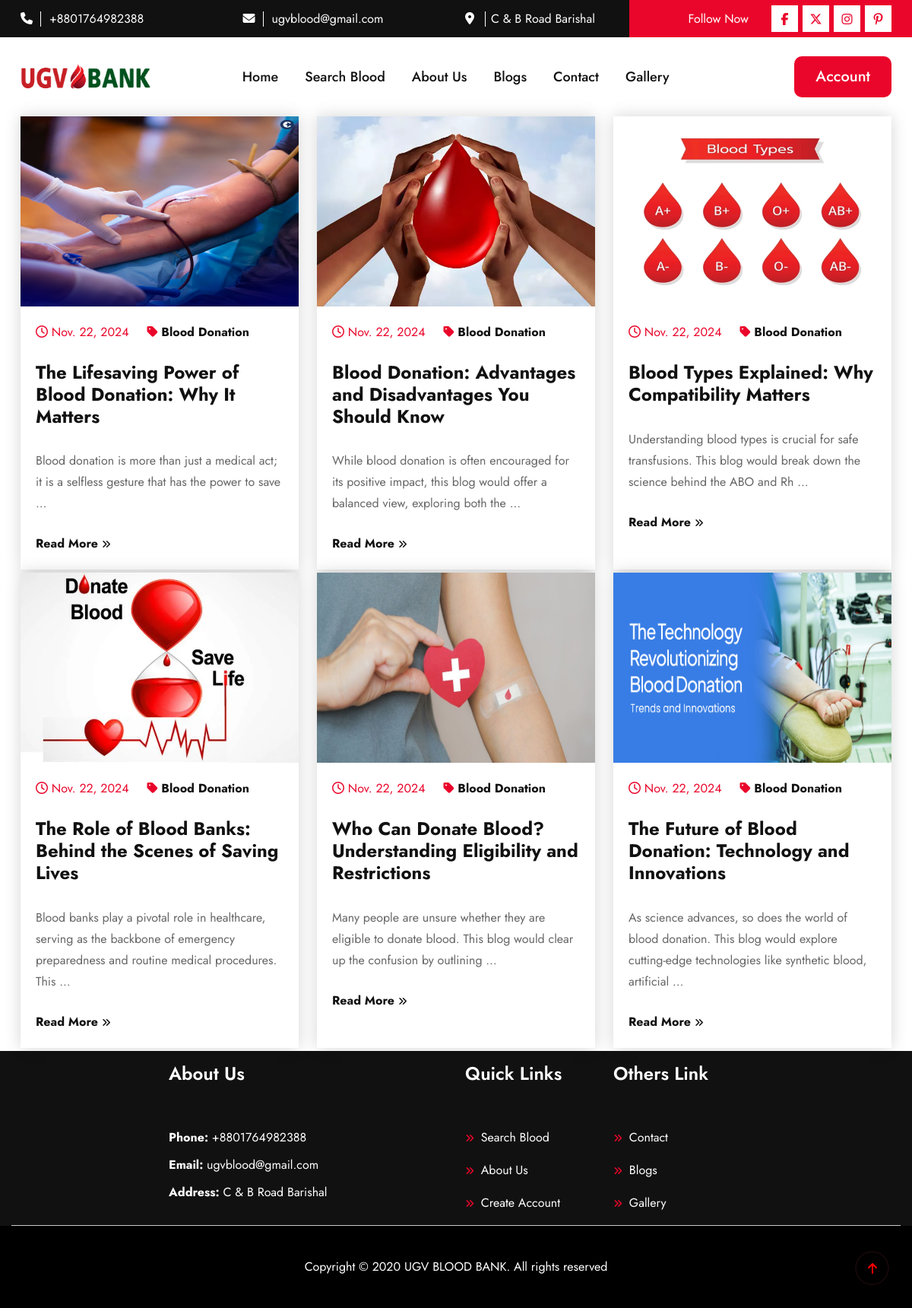
Page /category/1/ on the committed database.
### blood/models.py (models this page shows, shortened)
class SiteInfo(models.Model):
    site_name = models.CharField(max_length=20)
    site_logo = models.ImageField(upload_to='logo/')
    email = models.EmailField()
    phone = models.CharField(max_length=14)
    address = models.CharField(max_length=100)
    site_facebook = models.URLField(max_length=100)
    site_x = models.URLField(max_length=100)
    site_instagram = models.URLField(max_length=100)
    site_pinterest = models.URLField(max_length=100)

class Blog(models.Model):
    title = models.CharField(max_length=200)
    description = models.TextField()
    published_at = models.DateField(auto_now_add=True)
    image = models.ImageField(upload_to='blog_images/')
    category = models.ForeignKey(Category, on_delete=models.CASCADE, related_name="blogs")

class Category(models.Model):
    name = models.CharField(max_length=100, unique=True)
    created_at = models.DateTimeField(auto_now_add=True)

### blood/views.py (the view)
# urls.py: path('category/<int:category_id>/', blog_category_view, name='blog_category'),
def blog_category_view(request, category_id):
    category = get_object_or_404(Category, id=category_id)  # Get the category
    blogs = Blog.objects.filter(category=category).order_by('-published_at')  # Get blogs for that category
    all_categories = Category.objects.all()[:20]  # Get all categories (limit to 20)
    context = {
        'blogs': blogs,
        'category': category,
        'all_categories': all_categories,
    }
    return render(request, 'blog_category_list.html', context)

### blood/context_processors.py (called while the page is built)
def site_information(request):
    site_info = SiteInfo.objects.first()
    return {
        'site_info': site_info
    }

### templates/blog_category_list.html (shortened to what this page needs)
{% extends 'base.html' %}
{% block content %}
<div class="container ptb-120">
    <div class="row justify-content-center">
        {% for blog in blogs %}
        <div class="col-xl-4 col-lg-4 col-md-6 col-sm-6 col-12 mb-1">
            <div class="news_content_item">
                <div class="news_img">
                    <img src="{{ blog.image.url }}" alt="{{ blog.title }}"style="height: 250px;">
                </div>
                <div class="news_content">
                    <div class="meta d-flex gap-4">
                        <span><i class="fa-regular fa-clock"></i> {{ blog.published_at }}</span>
                        <span>
                            <i class="fa-solid fa-tag"></i>
                            <a href="{% url 'blog_category' blog.category.id %}">{{ blog.category.name }}</a>
                        </span>
                    </div>
                    <a href="{% url 'blog_detail' blog.id %}">
                        <h5>{{ blog.title }}</h5>
                    </a>
                    <p>{{ blog.description|truncatewords:20 }}</p>
                    <a href="{% url 'blog_detail' blog.id %}">Read More <i class="fa-solid fa-angles-right"></i></a>
                </div>
            </div>
        </div>
        {% empty %}
        <p>No blogs available in this category.</p>
        {% endfor %}
    </div>
</div>
{% endblock %}

### templates/header.html (shortened to what this page needs)
{% load static %}
  <header>
    <div class="header_top d-none d-lg-block d-xl-block d-xxl-block">
      <div class="container">
        <div class="row">
          <div class="col-xl-3 col-lg-3">
            <div class="header_top_content">
              <span><i class="fa-solid fa-phone"></i></span>
              <a href="tel:{{ site_info.phone }}">{{ site_info.phone }}</a>
            </div>
          </div>
          <div class="col-xl-3 col-lg-3">
            <div class="header_top_content">
              <span><i class="fa-solid fa-envelope"></i></span>
              <a href="mailto:{{ site_info.email }}">{{ site_info.email }}</a>
            </div>
          </div>
          <div class="col-xl-3 col-lg-3">
            <div class="header_top_content">
              <span><i class="fa-solid fa-location-dot"></i></span>
              <a href="#">{{ site_info.address }}</a>
            </div>
          </div>
          <div class="col-xl-3 col-lg-3">
            <div class="header_top_social">
              <p>Follow Now</p>
              <ul class="d-flex">
                <li><a href="{{ site_info.site_facebook }}"><i class="fa-brands fa-facebook-f"></i></a></li>
                <li><a href="{{ site_info.site_x }}"><i class="fa-brands fa-x-twitter"></i></a></li>
                <li><a href="{{ site_info.site_instagram }}"><i class="fa-brands fa-instagram"></i></a></li>
                <li><a href="{{ site_info.site_pinterest }}"><i class="fa-brands fa-pinterest-p"></i></a></li>
              </ul>
            </div>
          </div>
        </div>
      </div>
    </div>
    <div class="header_bottom header_bottom2">
      <div class="container">
        <div class="row align-items-center position-relative">
          <div class="col-xl-2 col-lg-2 col-md-4 col-6">
            <div class="header_logo">
              <a href="{% url 'home' %}"><img  src="{% static 'assets/logo/logo.png' %}" alt="images not founds" class="img-fluid"></a>
            </div>
          </div>
          <div class="col-xl-7 col-lg-8 d-none d-xxl-block d-xl-block">
            <ul class="main_menu">
              <li><a href="{% url 'home' %}">Home</a></li>
              <li><a href="{% url 'donor_list' %}">Search Blood</a></li>
              <li><a href="{% url 'about' %}">About Us</a></li>
              <li><a href="{% url 'blog_list' %}">Blogs</a></li>
              <li><a href="{% url 'contact' %}">Contact</a></li>
              <li><a href="{% url 'gallery' %}">Gallery</a></li>
            </ul>
          </div>
          <div class="col-xl-3 col-lg-2 d-none d-xxl-block d-xl-block">
            <div class="header_search_menu d-flex">
                {% if request.user.is_authenticated %}
                    <div class="dropdown">
                        <button class="btn red_btn get_code dropdown-toggle" type="button" id="userDropdown" data-bs-toggle="dropdown" aria-expanded="false">
                            {{ request.user.username }}
                        </button>
                        <ul class="dropdown-menu" aria-labelledby="userDropdown">
                          <li>
                            <a class="dropdown-item" href="{% url 'my_details' %}">
                              <i class="fas fa-info-circle"></i> My Details
                          </a>
                          </li>
                            <li>
                                <a class="dropdown-item" href="{% url 'manage_profile' %}">
                                    <i class="fas fa-user-edit"></i> Update Profile
                                </a>
                            </li>
                            <li>
                                <a class="dropdown-item" href="{% url 'change_password' %}">
                                    <i class="fas fa-key"></i> Change Password
                                </a>
                            </li>
                            <li>
                                <a class="dropdown-item" href="{% url 'logout' %}">
                                    <i class="fas fa-sign-out-alt"></i> Logout
                                </a>
                            </li>
                        </ul>
                    </div>
                {% else %}
                    <div>
                        <a href="{% url 'login' %}" class="red_btn get_code">Account</a>
                    </div>
                {% endif %}
            </div>
        </div>
        </div>
      </div>
    </div>
  </header>

### templates/footer.html
{% load static %}
  <footer>
    <div class="footer_top pt-3">
      <div class="container ">
        <div class="row border-bottom justify-content-center">
          <div class="col-xl-4 col-lg-4 col-md-6 col-sm-6 col-12 ">
            <div class="footer_content">
              <h5>About Us</h5>
              <ul class="list-unstyled">
                {% if site_info.phone %}
                    <li><span>Phone:</span> {{ site_info.phone }}</li>
                {% endif %}
                {% if site_info.email %}
                    <li><span>Email:</span> {{ site_info.email }}</li>
                {% endif %}
                {% if site_info.address %}
                    <li><span>Address:</span> {{ site_info.address }}</li>
                {% endif %}
            </ul>
            </div>
          </div>
          <div class="col-xl-2 col-lg-2 col-md-6 col-6 ">
            <div class="footer_content">
              <h5>Quick Links</h5>
              <ul>
                <li><a href="{% url 'donor_list' %}"><i class="fa-solid fa-angles-right"></i> Search Blood</a></li>
                <li><a href="{% url 'about' %}"><i class="fa-solid fa-angles-right"></i> About Us</a></li>
                <li><a href="{% url 'signup' %}"><i class="fa-solid fa-angles-right"></i> Create Account</a></li>
              </ul>
            </div>
          </div>
          <div class="col-xl-2 col-lg-2 col-md-6 col-6 ">
            <div class="footer_content">
              <h5>Others Link</h5>
              <ul>
                <li><a href="{% url 'contact' %}"><i class="fa-solid fa-angles-right"></i> Contact</a></li>
                <li><a href="{% url 'blog_list' %}"><i class="fa-solid fa-angles-right"></i> Blogs</a></li>
                <li><a href="{% url 'gallery' %}"><i class="fa-solid fa-angles-right"></i> Gallery</a></li>
              </ul>
            </div>
          </div>
        </div>
      </div>
    </div>
    <div class="footer_bottom">
      <div class="container">
        <div class="row">
          <div class="col-12 text-center">
            <p>Copyright &copy; 2020 {{ site_info.site_name}}. All rights reserved</p>
          </div>
        </div>
      </div>
    </div>
  </footer>

### blood/static/assets/css/fancybox.css (style rules this page uses)
:root { --f-spinner-width: 36px;--f-spinner-height: 36px;--f-spinner-color-1: rgba(0, 0, 0, 0.1);--f-spinner-color-2: rgba(17, 24, 28, 0.8);--f-spinner-stroke: 2.75 }
:root { --f-button-width: 40px;--f-button-height: 40px;--f-button-border: 0;--f-button-border-radius: 0;--f-button-color: #374151;--f-button-bg: #f8f8f8;--f-button-hover-bg: #e0e0e0;--f-button-active-bg: #d0d0d0;--f-button-shadow: none;--f-button-transition: all 0.15s ease;--f-button-transform: none;--f-button-svg-width: 20px;--f-button-svg-height: 20px;--f-button-svg-stroke-width: 1.5;--f-button-svg-fill: none;--f-button-svg-filter: none;--f-button-svg-disabled-opacity: 0.65 }

### rows in the picture
SiteInfo: phone "+8801764982388", email "ugvblood@gmail.com", address "C & B Road Barishal", site_name "UGV BLOOD BANK"
Blog: image (picture), published_at "Nov. 22, 2024", category.name "Blood Donation", title "The Lifesaving Power of Blood Donation: Why It Matters", description "Blood donation is more than just a medical act; it is a selfless gesture that has the power to save …"
Blog: image (picture), published_at "Nov. 22, 2024", category.name "Blood Donation", title "Blood Donation: Advantages and Disadvantages You Should Know", description "While blood donation is often encouraged for its positive impact, this blog would offer a balanced view, exploring both the …"
Blog: image (picture), published_at "Nov. 22, 2024", category.name "Blood Donation", title "Blood Types Explained: Why Compatibility Matters", description "Understanding blood types is crucial for safe transfusions. This blog would break down the science behind the ABO and Rh …"
Blog: image (picture), published_at "Nov. 22, 2024", category.name "Blood Donation", title "The Role of Blood Banks: Behind the Scenes of Saving Lives", description "Blood banks play a pivotal role in healthcare, serving as the backbone of emergency preparedness and routine medical procedures. This …"
Blog: image (picture), published_at "Nov. 22, 2024", category.name "Blood Donation", title "Who Can Donate Blood? Understanding Eligibility and Restrictions", description "Many people are unsure whether they are eligible to donate blood. This blog would clear up the confusion by outlining …"
Blog: image (picture), published_at "Nov. 22, 2024", category.name "Blood Donation", title "The Future of Blood Donation: Technology and Innovations", description "As science advances, so does the world of blood donation. This blog would explore cutting-edge technologies like synthetic blood, artificial …"
